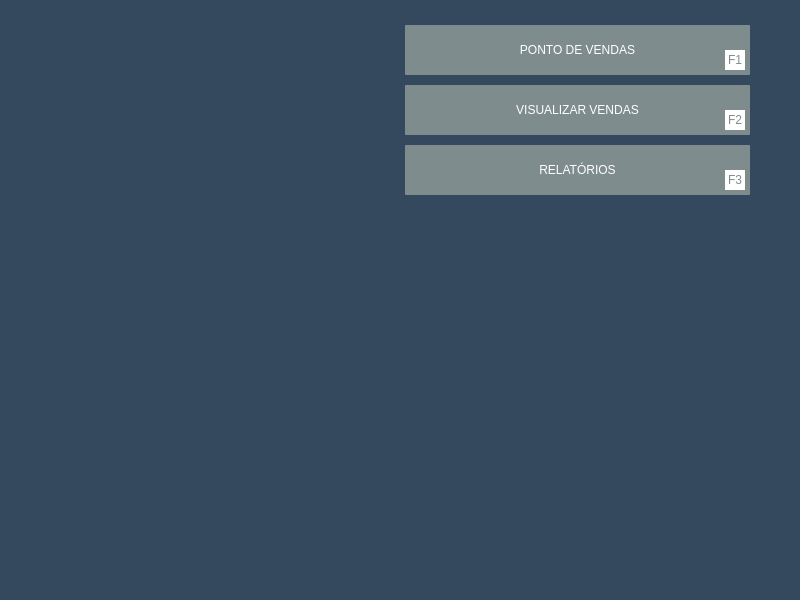
<?xml version="1.0" encoding="UTF-8"?>
<ui version="4.0">
 <class>pdv_1</class>
 <widget class="QDialog" name="pdv_1">
  <property name="geometry">
   <rect>
    <x>0</x>
    <y>0</y>
    <width>800</width>
    <height>600</height>
   </rect>
  </property>
  <property name="minimumSize">
   <size>
    <width>800</width>
    <height>600</height>
   </size>
  </property>
  <property name="maximumSize">
   <size>
    <width>800</width>
    <height>600</height>
   </size>
  </property>
  <property name="windowTitle">
   <string>Wefix Store™</string>
  </property>
  <property name="windowIcon">
   <iconset theme="Padrão" resource="imgs.qrc">
    <normaloff>:/Imgs/UI/PNG/icon.png</normaloff>:/Imgs/UI/PNG/icon.png</iconset>
  </property>
  <property name="styleSheet">
   <string notr="true">background-color: rgb(52, 73, 94);
color:#fff;
font: 12pt &quot;Roboto&quot;;</string>
  </property>
  <widget class="QLabel" name="label">
   <property name="geometry">
    <rect>
     <x>50</x>
     <y>25</y>
     <width>345</width>
     <height>550</height>
    </rect>
   </property>
   <property name="text">
    <string/>
   </property>
   <property name="pixmap">
    <pixmap resource="imgs.qrc">:/Imgs/UI/PNG/Store/pdv.png</pixmap>
   </property>
  </widget>
  <widget class="QPushButton" name="btn_voltar">
   <property name="geometry">
    <rect>
     <x>55</x>
     <y>30</y>
     <width>120</width>
     <height>35</height>
    </rect>
   </property>
   <property name="cursor">
    <cursorShape>PointingHandCursor</cursorShape>
   </property>
   <property name="styleSheet">
    <string notr="true">#btn_voltar
{
	background: transparent;
	border-radius:1px;
}

#btn_voltar:hover
{
	background-color: rgb(41, 128, 185);
}</string>
   </property>
   <property name="text">
    <string/>
   </property>
   <property name="icon">
    <iconset resource="imgs.qrc">
     <normaloff>:/Imgs/UI/PNG/Store/voltar.png</normaloff>:/Imgs/UI/PNG/Store/voltar.png</iconset>
   </property>
   <property name="iconSize">
    <size>
     <width>100</width>
     <height>25</height>
    </size>
   </property>
  </widget>
  <widget class="QPushButton" name="btn_pdv">
   <property name="geometry">
    <rect>
     <x>405</x>
     <y>25</y>
     <width>345</width>
     <height>50</height>
    </rect>
   </property>
   <property name="cursor">
    <cursorShape>PointingHandCursor</cursorShape>
   </property>
   <property name="styleSheet">
    <string notr="true">#btn_pdv
{
	
	background-color: rgb(127, 140, 141);
	
	font: 18pt &quot;Roboto&quot;;
	border-radius:1px;
}

#btn_pdv:hover
{
	
	background-color: rgb(149, 165, 166);
}</string>
   </property>
   <property name="text">
    <string>PONTO DE VENDAS</string>
   </property>
   <property name="iconSize">
    <size>
     <width>20</width>
     <height>20</height>
    </size>
   </property>
   <property name="shortcut">
    <string>F1</string>
   </property>
  </widget>
  <widget class="QPushButton" name="btn_edita_venda">
   <property name="geometry">
    <rect>
     <x>405</x>
     <y>85</y>
     <width>345</width>
     <height>50</height>
    </rect>
   </property>
   <property name="cursor">
    <cursorShape>PointingHandCursor</cursorShape>
   </property>
   <property name="styleSheet">
    <string notr="true">#btn_edita_venda
{
	
	background-color: rgb(127, 140, 141);
	
	font: 18pt &quot;Roboto&quot;;
	border-radius:1px;
}

#btn_edita_venda:hover
{
	
	background-color: rgb(149, 165, 166);
}</string>
   </property>
   <property name="text">
    <string>VISUALIZAR VENDAS</string>
   </property>
   <property name="iconSize">
    <size>
     <width>20</width>
     <height>20</height>
    </size>
   </property>
   <property name="shortcut">
    <string>F2</string>
   </property>
  </widget>
  <widget class="QLabel" name="label_2">
   <property name="geometry">
    <rect>
     <x>410</x>
     <y>40</y>
     <width>25</width>
     <height>25</height>
    </rect>
   </property>
   <property name="styleSheet">
    <string notr="true">background-color:transparent;</string>
   </property>
   <property name="text">
    <string/>
   </property>
   <property name="textFormat">
    <enum>Qt::PlainText</enum>
   </property>
   <property name="pixmap">
    <pixmap resource="imgs.qrc">:/Imgs/UI/Icones/ponto_de_vendas.png</pixmap>
   </property>
   <property name="alignment">
    <set>Qt::AlignHCenter|Qt::AlignTop</set>
   </property>
  </widget>
  <widget class="QLabel" name="label_3">
   <property name="geometry">
    <rect>
     <x>410</x>
     <y>100</y>
     <width>25</width>
     <height>21</height>
    </rect>
   </property>
   <property name="styleSheet">
    <string notr="true">background-color:transparent;
background-image: url(:/Imgs/UI/Icones/Vendas/pesquisar_produto.png);</string>
   </property>
   <property name="text">
    <string/>
   </property>
   <property name="textFormat">
    <enum>Qt::PlainText</enum>
   </property>
   <property name="alignment">
    <set>Qt::AlignHCenter|Qt::AlignTop</set>
   </property>
  </widget>
  <widget class="QLabel" name="label_5">
   <property name="geometry">
    <rect>
     <x>725</x>
     <y>50</y>
     <width>20</width>
     <height>20</height>
    </rect>
   </property>
   <property name="styleSheet">
    <string notr="true">background:#FFF;
color: rgb(127, 140, 141);
font: 10pt &quot;Roboto&quot;;</string>
   </property>
   <property name="text">
    <string>F1</string>
   </property>
   <property name="alignment">
    <set>Qt::AlignCenter</set>
   </property>
  </widget>
  <widget class="QLabel" name="label_6">
   <property name="geometry">
    <rect>
     <x>725</x>
     <y>110</y>
     <width>20</width>
     <height>20</height>
    </rect>
   </property>
   <property name="styleSheet">
    <string notr="true">background:#FFF;
color: rgb(127, 140, 141);
font: 10pt &quot;Roboto&quot;;</string>
   </property>
   <property name="text">
    <string>F2</string>
   </property>
   <property name="alignment">
    <set>Qt::AlignCenter</set>
   </property>
  </widget>
  <widget class="QLabel" name="label_4">
   <property name="geometry">
    <rect>
     <x>410</x>
     <y>160</y>
     <width>25</width>
     <height>20</height>
    </rect>
   </property>
   <property name="styleSheet">
    <string notr="true">background-color:transparent;
background-image: url(:/Imgs/UI/Icones/relatorios.png)</string>
   </property>
   <property name="text">
    <string/>
   </property>
   <property name="textFormat">
    <enum>Qt::PlainText</enum>
   </property>
   <property name="alignment">
    <set>Qt::AlignHCenter|Qt::AlignTop</set>
   </property>
  </widget>
  <widget class="QPushButton" name="btn_relatorio">
   <property name="geometry">
    <rect>
     <x>405</x>
     <y>145</y>
     <width>345</width>
     <height>50</height>
    </rect>
   </property>
   <property name="cursor">
    <cursorShape>PointingHandCursor</cursorShape>
   </property>
   <property name="styleSheet">
    <string notr="true">#btn_relatorio
{
	
	background-color: rgb(127, 140, 141);
	
	font: 18pt &quot;Roboto&quot;;
	border-radius:1px;
}

#btn_relatorio:hover
{
	
	background-color: rgb(149, 165, 166);
}</string>
   </property>
   <property name="text">
    <string>RELATÓRIOS</string>
   </property>
   <property name="iconSize">
    <size>
     <width>20</width>
     <height>20</height>
    </size>
   </property>
   <property name="shortcut">
    <string>F3</string>
   </property>
  </widget>
  <widget class="QLabel" name="label_7">
   <property name="geometry">
    <rect>
     <x>725</x>
     <y>170</y>
     <width>20</width>
     <height>20</height>
    </rect>
   </property>
   <property name="styleSheet">
    <string notr="true">background:#FFF;
color: rgb(127, 140, 141);
font: 10pt &quot;Roboto&quot;;</string>
   </property>
   <property name="text">
    <string>F3</string>
   </property>
   <property name="alignment">
    <set>Qt::AlignCenter</set>
   </property>
  </widget>
  <zorder>btn_relatorio</zorder>
  <zorder>label</zorder>
  <zorder>btn_voltar</zorder>
  <zorder>btn_pdv</zorder>
  <zorder>btn_edita_venda</zorder>
  <zorder>label_2</zorder>
  <zorder>label_3</zorder>
  <zorder>label_5</zorder>
  <zorder>label_6</zorder>
  <zorder>label_4</zorder>
  <zorder>label_7</zorder>
 </widget>
 <resources>
  <include location="imgs.qrc"/>
 </resources>
 <connections/>
</ui>
